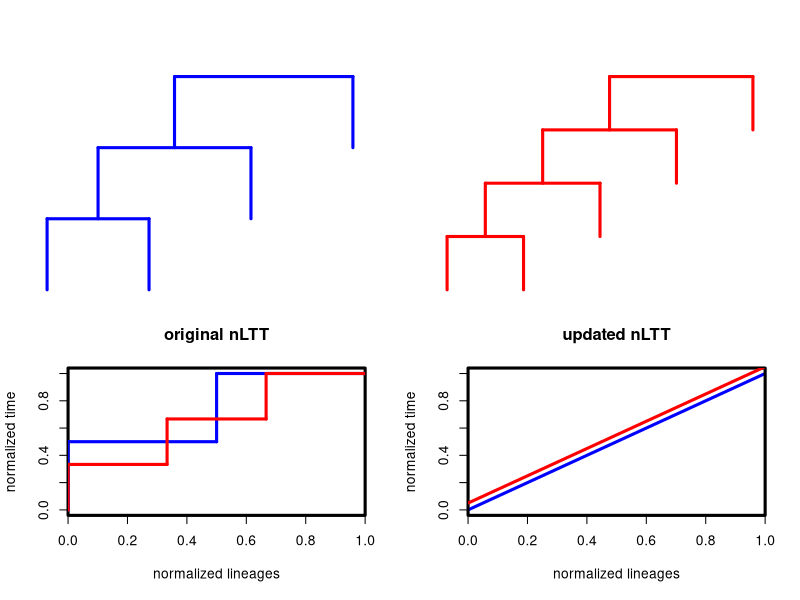

The R source for this figure:
#!/usr/bin/env Rscript

library(ape)

t1 <- read.tree(text="(((:1,:1):1,:1):1,:1):0;")
t2 <- read.tree(text="((((:1,:1):1,:1):1,:1):1,:1):0;")

sf1 <- stepfun(c(0, 0.5), c(0, 0.5, 1))
sf2 <- stepfun(c(0, 1/3, 2/3), c(0, 1/3, 2/3, 1))

af1 <- approxfun(c(0, 0.5, 1), c(0, 0.5, 1))
af2 <- approxfun(c(0, 1/3, 2/3, 1), c(0, 1/3, 2/3, 1))

pdf("nltt.pdf")
par(mfrow=c(2, 2), lwd=3)
old.mar <- par("mar")
par(mar=c(0, 2, 4, 2) + 0.1)
plot(t1, edge.width=3, edge.color="blue", show.tip.label=FALSE, direction="down")
plot(t2, edge.width=3, edge.color="red", show.tip.label=FALSE, direction="down")

par(mar=old.mar)
plot(sf1, col="blue", main="original nLTT", xlab="normalized lineages",
     ylab="normalized time", do.points=FALSE, xlim=c(0, 1), xaxs="i")
lines(sf2, col="red", do.points=FALSE)

plot(af1, col="blue", main="updated nLTT", xlab="normalized lineages",
     ylab="normalized time", xlim=c(0, 1), xaxs="i")
x <- seq(0, 1, 0.1)
lines(x, af2(x) + 0.05, col="red")
dev.off()
